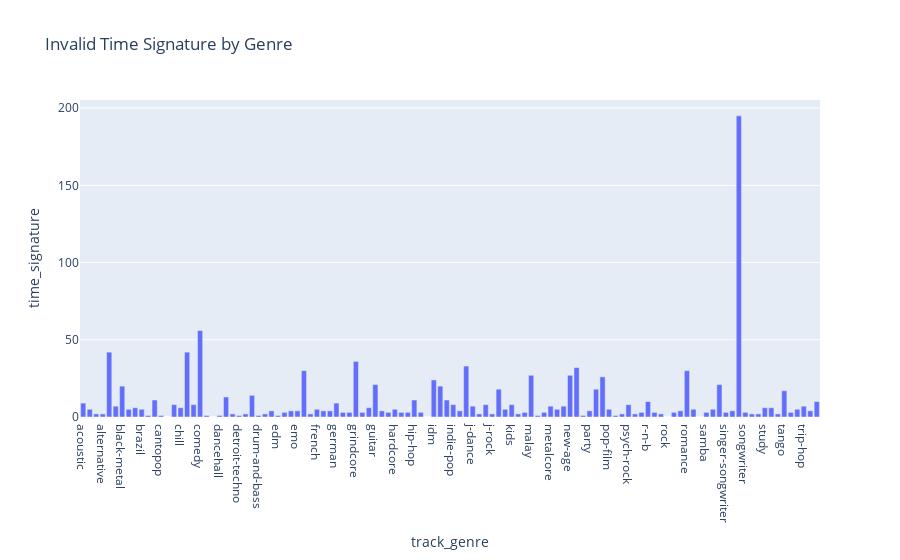

Notebook code cell kept with this figure:
### Code cell
# Filter time_signatures for values that are either less than 3 or greater than 7
invalid_time_signatures = spotify.set_index("track_genre")["time_signature"] \
    .apply(lambda x: x < 3 or x > 7)  # Create a boolean series where True indicates invalid values

# Group by track_genre and sum the invalid counts
time_signatures = invalid_time_signatures.groupby(level=0).sum()

time_signatures_df = time_signatures.reset_index()

# Create a bar chart 
px.bar(time_signatures_df,
       x = 'track_genre',
       y='time_signature',  # The count of invalid time signature values
       labels={'0': 'Number of invalid time signatures', 'genre': 'Genre'},
       title="Invalid Time Signature by Genre")

### Figure 1 — Plotly figure (JSON) as saved in the notebook; plotly's stock layout.template omitted (floating-point values rounded to 4 significant figures)
{"data": [{"alignmentgroup": "True", "hovertemplate": "track_genre=%{x}<br>time_signature=%{y}<extra></extra>", "legendgroup": "", "marker": {"color": "#636efa", "pattern": {"shape": ""}}, "name": "", "offsetgroup": "", "orientation": "v", "showlegend": false, "textposition": "auto", "type": "bar", "x": ["acoustic", "afrobeat", "alt-rock", "alternative", "ambient", "anime", "black-metal", "bluegrass", "blues", "brazil", "breakbeat", "british", "cantopop", "chicago-house", "children", "chill", "classical", "club", "comedy", "country", "dance", "dancehall", "death-metal", "deep-house", "detroit-techno", "disco", "disney", "drum-and-bass", "dub", "dubstep", "edm", "electro", "electronic", "emo", "folk", "forro", "french", "funk", "garage", "german", "gospel", "goth", "grindcore", "groove", "grunge", "guitar", "happy", "hard-rock", "hardcore", "hardstyle", "heavy-metal", "hip-hop", "honky-tonk", "house", "idm", "indian", "indie", "indie-pop", "industrial", "iranian", "j-dance", "j-idol", "j-pop", "j-rock", "jazz", "k-pop", "kids", "latin", "latino", "malay", "mandopop", "metal", "metalcore", "minimal-techno", "mpb", "new-age", "opera", "pagode", "party", "piano", "pop", "pop-film", "power-pop", "progressive-house", "psych-rock", "punk", "punk-rock", "r-n-b", "reggae", "reggaeton", "rock", "rock-n-roll", "rockabilly", "romance", "sad", "salsa", "samba", "sertanejo", "show-tunes", "singer-songwriter", "ska", "sleep", "songwriter", "soul", "spanish", "study", "swedish", "synth-pop", "tango", "techno", "trance", "trip-hop", "turkish", "world-music"], "xaxis": "x", "y": [9, 5, 2, 2, 42, 7, 20, 5, 6, 5, 1, 11, 1, 0, 8, 6, 42, 8, 56, 1, 0, 1, 13, 2, 1, 2, 14, 1, 2, 4, 1, 3, 4, 4, 30, 2, 5, 4, 4, 9, 3, 3, 36, 3, 6, 21, 4, 3, 5, 3, 3, 11, 3, 0, 24, 20, 11, 8, 4, 33, 7, 2, 8, 2, 18, 5, 8, 2, 3, 27, 1, 3, 7, 5, 7, 27, 32, 1, 4, 18, 26, 5, 1, 2, 8, 2, 3, 10, 3, 2, 0, 3, 4, 30, 5, 0, 3, 5, 21, 3, 4, 195, 3, 2, 2, 6, 6, 2, 17, 3, 5, 7, 4, 10], "yaxis": "y"}], "layout": {"barmode": "relative", "legend": {"tracegroupgap": 0}, "title": {"text": "Invalid Time Signature by Genre"}, "xaxis": {"anchor": "y", "domain": [0, 1], "title": {"text": "track_genre"}}, "yaxis": {"anchor": "x", "domain": [0, 1], "title": {"text": "time_signature"}}}}
